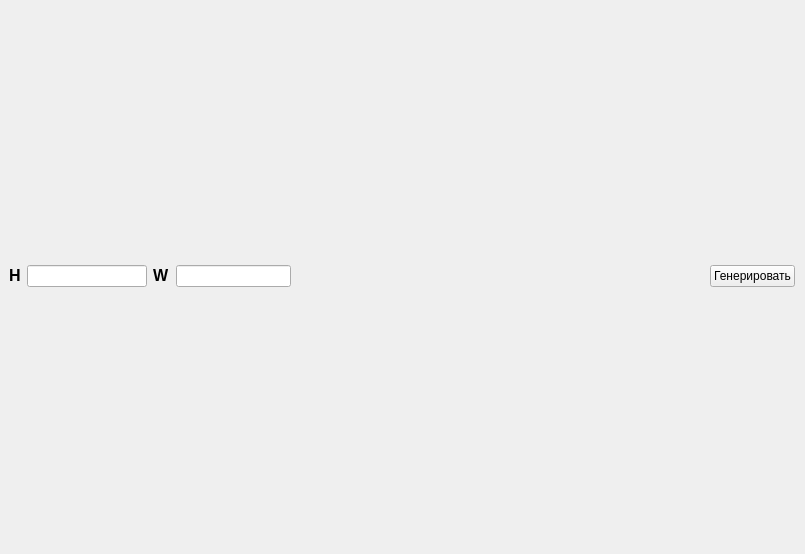
<?xml version="1.0" encoding="UTF-8"?>
<ui version="4.0">
 <class>MainWindow</class>
 <widget class="QMainWindow" name="MainWindow">
  <property name="geometry">
   <rect>
    <x>0</x>
    <y>0</y>
    <width>805</width>
    <height>554</height>
   </rect>
  </property>
  <property name="windowTitle">
   <string>MainWindow</string>
  </property>
  <widget class="QWidget" name="centralwidget">
   <property name="maximumSize">
    <size>
     <width>804</width>
     <height>552</height>
    </size>
   </property>
   <layout class="QVBoxLayout" name="verticalLayout">
    <item>
     <layout class="QVBoxLayout" name="group">
      <item>
       <layout class="QHBoxLayout" name="horizontalLayout_3">
        <item>
         <layout class="QHBoxLayout" name="horizontalLayout_2">
          <item>
           <widget class="QLabel" name="label_2">
            <property name="text">
             <string>&lt;html&gt;&lt;head/&gt;&lt;body&gt;&lt;p&gt;&lt;span style=&quot; font-size:12pt; font-weight:600;&quot;&gt;H&lt;/span&gt;&lt;/p&gt;&lt;/body&gt;&lt;/html&gt;</string>
            </property>
           </widget>
          </item>
          <item>
           <widget class="QLineEdit" name="H_line"/>
          </item>
         </layout>
        </item>
        <item>
         <layout class="QHBoxLayout" name="horizontalLayout">
          <item>
           <widget class="QLabel" name="label">
            <property name="text">
             <string>&lt;html&gt;&lt;head/&gt;&lt;body&gt;&lt;p&gt;&lt;span style=&quot; font-size:12pt; font-weight:600;&quot;&gt;W&lt;/span&gt;&lt;/p&gt;&lt;/body&gt;&lt;/html&gt;</string>
            </property>
           </widget>
          </item>
          <item>
           <widget class="QLineEdit" name="W_line"/>
          </item>
         </layout>
        </item>
        <item>
         <spacer name="horizontalSpacer">
          <property name="orientation">
           <enum>Qt::Horizontal</enum>
          </property>
          <property name="sizeHint" stdset="0">
           <size>
            <width>40</width>
            <height>20</height>
           </size>
          </property>
         </spacer>
        </item>
        <item>
         <spacer name="horizontalSpacer_3">
          <property name="orientation">
           <enum>Qt::Horizontal</enum>
          </property>
          <property name="sizeHint" stdset="0">
           <size>
            <width>40</width>
            <height>20</height>
           </size>
          </property>
         </spacer>
        </item>
        <item>
         <spacer name="horizontalSpacer_2">
          <property name="orientation">
           <enum>Qt::Horizontal</enum>
          </property>
          <property name="sizeHint" stdset="0">
           <size>
            <width>40</width>
            <height>20</height>
           </size>
          </property>
         </spacer>
        </item>
        <item>
         <widget class="QPushButton" name="Generator">
          <property name="text">
           <string>Генерировать</string>
          </property>
         </widget>
        </item>
       </layout>
      </item>
     </layout>
    </item>
   </layout>
  </widget>
 </widget>
 <resources/>
 <connections/>
</ui>
